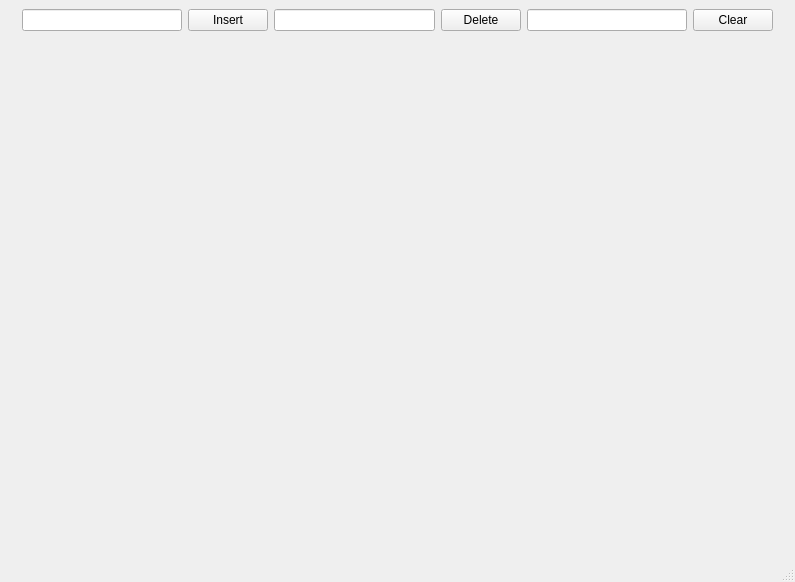
<?xml version="1.0" encoding="UTF-8"?>
<ui version="4.0">
 <class>MainWindow</class>
 <widget class="QMainWindow" name="MainWindow">
  <property name="geometry">
   <rect>
    <x>0</x>
    <y>0</y>
    <width>795</width>
    <height>582</height>
   </rect>
  </property>
  <property name="sizePolicy">
   <sizepolicy hsizetype="Minimum" vsizetype="Minimum">
    <horstretch>0</horstretch>
    <verstretch>0</verstretch>
   </sizepolicy>
  </property>
  <property name="windowTitle">
   <string>MainWindow</string>
  </property>
  <widget class="QWidget" name="centralwidget">
   <layout class="QVBoxLayout" name="verticalLayout_2">
    <item>
     <layout class="QHBoxLayout" name="horizontalLayout">
      <item>
       <widget class="QLabel" name="label_5">
        <property name="text">
         <string/>
        </property>
       </widget>
      </item>
      <item>
       <widget class="QLineEdit" name="insEdit">
        <property name="sizePolicy">
         <sizepolicy hsizetype="Expanding" vsizetype="Fixed">
          <horstretch>0</horstretch>
          <verstretch>0</verstretch>
         </sizepolicy>
        </property>
       </widget>
      </item>
      <item>
       <widget class="QPushButton" name="ins">
        <property name="sizePolicy">
         <sizepolicy hsizetype="Minimum" vsizetype="Fixed">
          <horstretch>0</horstretch>
          <verstretch>0</verstretch>
         </sizepolicy>
        </property>
        <property name="text">
         <string>Insert</string>
        </property>
       </widget>
      </item>
      <item>
       <widget class="QLineEdit" name="delEdit">
        <property name="sizePolicy">
         <sizepolicy hsizetype="Expanding" vsizetype="Fixed">
          <horstretch>0</horstretch>
          <verstretch>0</verstretch>
         </sizepolicy>
        </property>
       </widget>
      </item>
      <item>
       <widget class="QPushButton" name="del">
        <property name="sizePolicy">
         <sizepolicy hsizetype="Minimum" vsizetype="Fixed">
          <horstretch>0</horstretch>
          <verstretch>0</verstretch>
         </sizepolicy>
        </property>
        <property name="text">
         <string>Delete</string>
        </property>
       </widget>
      </item>
      <item>
       <widget class="QLineEdit" name="cleEdit">
        <property name="sizePolicy">
         <sizepolicy hsizetype="Expanding" vsizetype="Fixed">
          <horstretch>0</horstretch>
          <verstretch>0</verstretch>
         </sizepolicy>
        </property>
       </widget>
      </item>
      <item>
       <widget class="QPushButton" name="clear">
        <property name="sizePolicy">
         <sizepolicy hsizetype="Minimum" vsizetype="Fixed">
          <horstretch>0</horstretch>
          <verstretch>0</verstretch>
         </sizepolicy>
        </property>
        <property name="text">
         <string>Clear</string>
        </property>
       </widget>
      </item>
      <item>
       <widget class="QLabel" name="label_6">
        <property name="text">
         <string/>
        </property>
       </widget>
      </item>
     </layout>
    </item>
    <item>
     <widget class="QLabel" name="label_2">
      <property name="text">
       <string/>
      </property>
     </widget>
    </item>
    <item>
     <layout class="QHBoxLayout" name="horizontalLayout_3">
      <item>
       <widget class="QLabel" name="label_3">
        <property name="text">
         <string/>
        </property>
       </widget>
      </item>
      <item>
       <widget class="QWidget" name="Image" native="true">
        <layout class="QHBoxLayout" name="horizontalLayout_2">
         <item>
          <spacer name="horizontalSpacer">
           <property name="orientation">
            <enum>Qt::Horizontal</enum>
           </property>
           <property name="sizeHint" stdset="0">
            <size>
             <width>40</width>
             <height>20</height>
            </size>
           </property>
          </spacer>
         </item>
         <item>
          <layout class="QVBoxLayout" name="verticalLayout">
           <item>
            <spacer name="verticalSpacer">
             <property name="orientation">
              <enum>Qt::Vertical</enum>
             </property>
             <property name="sizeHint" stdset="0">
              <size>
               <width>20</width>
               <height>40</height>
              </size>
             </property>
            </spacer>
           </item>
           <item>
            <widget class="QLabel" name="label">
             <property name="sizePolicy">
              <sizepolicy hsizetype="Preferred" vsizetype="MinimumExpanding">
               <horstretch>0</horstretch>
               <verstretch>0</verstretch>
              </sizepolicy>
             </property>
             <property name="text">
              <string/>
             </property>
             <property name="pixmap">
              <pixmap>../build-AVLTree-Desktop_Qt_5_12_5_GCC_64bit-Debug/Hola.png</pixmap>
             </property>
             <property name="scaledContents">
              <bool>true</bool>
             </property>
             <property name="alignment">
              <set>Qt::AlignCenter</set>
             </property>
             <property name="wordWrap">
              <bool>false</bool>
             </property>
            </widget>
           </item>
           <item>
            <spacer name="verticalSpacer_2">
             <property name="orientation">
              <enum>Qt::Vertical</enum>
             </property>
             <property name="sizeHint" stdset="0">
              <size>
               <width>20</width>
               <height>40</height>
              </size>
             </property>
            </spacer>
           </item>
          </layout>
         </item>
         <item>
          <spacer name="horizontalSpacer_2">
           <property name="orientation">
            <enum>Qt::Horizontal</enum>
           </property>
           <property name="sizeHint" stdset="0">
            <size>
             <width>40</width>
             <height>20</height>
            </size>
           </property>
          </spacer>
         </item>
        </layout>
       </widget>
      </item>
      <item>
       <widget class="QLabel" name="label_4">
        <property name="text">
         <string/>
        </property>
       </widget>
      </item>
     </layout>
    </item>
   </layout>
  </widget>
  <widget class="QStatusBar" name="statusbar"/>
  <widget class="QMenuBar" name="menubar">
   <property name="geometry">
    <rect>
     <x>0</x>
     <y>0</y>
     <width>795</width>
     <height>23</height>
    </rect>
   </property>
  </widget>
 </widget>
 <resources/>
 <connections/>
</ui>
